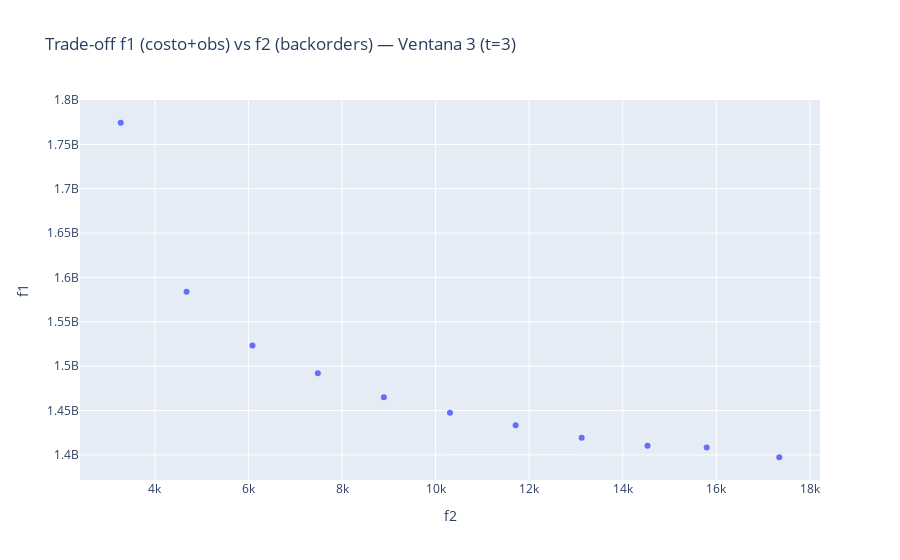

The cell this chart's notebook holds for it:
### Code cell
## CELDA 23 – RESULTADOS AUGMECON VENTANA 3 Y ELECCIÓN

# 1) Gráfico trade-off f1 vs f2 para la ventana 3
fig = px.scatter(
    df_pareto_third,
    x="f2",  # backorders
    y="f1",  # costo + obsolescencia
    hover_data=["eps2"],
    title="Trade-off f1 (costo+obs) vs f2 (backorders) — Ventana 3 (t=3)"
)
fig.show()

# 2) Tabla ordenada por backorders y luego costo
df_sorted3 = df_pareto_third.sort_values(["f2","f1"]).reset_index(drop=True)
display(df_sorted3[["eps2","f2","f1"]])

# 3) ELECCIÓN DEL PUNTO
#    Opción A: escoger por índice de la tabla ordenada
CHOICE_IDX_3   = 0        # 0 = el que tiene menor f2 (y luego menor f1)
#    Opción B: fijar un target de backorders (f2) para t=3
EPS2_TARGET_3  = None     # por ejemplo: EPS2_TARGET_3 = 8000.0

if EPS2_TARGET_3 is not None:
    # fila cuya f2 está más cerca del target
    k3 = int((df_pareto_third["f2"] - EPS2_TARGET_3).abs().idxmin())
    choice3 = df_pareto_third.loc[k3]
else:
    choice3 = df_sorted3.iloc[CHOICE_IDX_3]

print("\n=== Solución elegida para ejecutar en t = 3 ===")
print(choice3[["eps2","f2","f1"]])

# 4) Extraer SNAPSHOT de la solución elegida (primer período de la ventana 3, t = 3)
X_tini_sel_3 = choice3["X_tini"]   # órdenes por (i, m) en t=3
B_tini_sel_3 = choice3["B_tini"]   # backorders por ítem en t=3
I_tini_sel_3 = choice3["I_tini"]   # inventario por edades en t=3
S_tini_sel_3 = choice3["S_tini"]   # servido por edades en t=3

t_exec = 3   # este es el período ejecutado de esta ventana

# 5) Registrar ÓRDENES EJECUTADAS en t=3
if 'plan_ejecutado' not in globals():
    plan_ejecutado = []

for (i, m_), q in X_tini_sel_3.items():
    if q > 1e-6:
        plan_ejecutado.append([t_exec, i, m_, q])

# 6) Actualizar BACKORDER INICIAL para el siguiente período (t=4)
for i in I:
    B_I[i] = float(B_tini_sel_3.get(i, 0.0))

# 7) Actualizar INVENTARIO por edades para el siguiente período (t=4)
for i in I:
    for a in A:
        I_i0[i][a] = float(I_tini_sel_3.get((i, a), 0.0))

# 8) Actualizar PEDIDOS EN TRÁNSITO generados en t=3
for i in I:
    for m_ in M:
        q = float(X_tini_sel_3.get((i, m_), 0.0))
        if q > 1e-6:
            llegada = t_exec + L_im[i][m_]
            # solo sumamos si llega en el horizonte y no es el mismo período
            if llegada <= T[-1] and llegada not in [t_exec]:
                pedidos_en_transito[i][llegada] += q

# 9) Acumular COSTOS GLOBALES del horizonte
#    (esta ventana aporta choice3["f1"] de costo y choice3["f2"] de backorders)
costo_compra        += float(choice3["f1"])
back_total          += float(choice3["f2"])
costo_equiv_antiguo += float(choice3["f1"]) + N * float(choice3["f2"])

# 10) Registrar SERVIDO / DEMANDADO en t=3 para el Fill Rate global
for i in I:
    dem_t = float(D_it.get(i, {}).get(t_exec, 0.0))
    srv_t = sum(S_tini_sel_3.get((i, a), 0.0) for a in A)
    srv_t = min(dem_t, srv_t)   # seguridad: nunca más que la demanda

    demand_hist.setdefault(i, {})[t_exec] = dem_t
    served_hist.setdefault(i, {})[t_exec] = srv_t

print("\nEstado actualizado tras decidir la ventana 3. Listo para la ventana que empieza en t = 4.")

### Figure 1 — Plotly figure (JSON) as saved in the notebook; plotly's stock layout.template omitted (floating-point values rounded to 4 significant figures)
{"data": [{"customdata": [[3271], [4678.0], [6086], [7494.0], [8901], [10310.0], [11716], [13120.0], [14531], [15940.0], [17346]], "hovertemplate": "f2=%{x}<br>f1=%{y}<br>eps2=%{customdata[0]}<extra></extra>", "legendgroup": "", "marker": {"color": "#636efa", "symbol": "circle"}, "mode": "markers", "name": "", "orientation": "v", "showlegend": false, "type": "scatter", "x": [3271, 4678, 6086, 7483, 8895, 10308, 11712, 13123, 14531, 15795, 17346], "xaxis": "x", "y": [1774000000.0, 1584000000.0, 1523000000.0, 1492000000.0, 1465000000.0, 1448000000.0, 1433000000.0, 1419000000.0, 1410000000.0, 1408000000.0, 1397310000], "yaxis": "y"}], "layout": {"legend": {"tracegroupgap": 0}, "title": {"text": "Trade-off f1 (costo+obs) vs f2 (backorders) — Ventana 3 (t=3)"}, "xaxis": {"anchor": "y", "domain": [0, 1], "title": {"text": "f2"}}, "yaxis": {"anchor": "x", "domain": [0, 1], "title": {"text": "f1"}}}}
